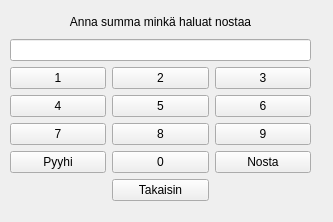
<?xml version="1.0" encoding="UTF-8"?>
<ui version="4.0">
 <class>selectAmount</class>
 <widget class="QWidget" name="selectAmount">
  <property name="geometry">
   <rect>
    <x>0</x>
    <y>0</y>
    <width>333</width>
    <height>222</height>
   </rect>
  </property>
  <property name="windowTitle">
   <string>Form</string>
  </property>
  <widget class="QWidget" name="gridLayoutWidget">
   <property name="geometry">
    <rect>
     <x>10</x>
     <y>10</y>
     <width>301</width>
     <height>191</height>
    </rect>
   </property>
   <layout class="QGridLayout" name="gridLayout">
    <item row="5" column="0">
     <widget class="QPushButton" name="N7">
      <property name="text">
       <string>7</string>
      </property>
     </widget>
    </item>
    <item row="4" column="2">
     <widget class="QPushButton" name="N6">
      <property name="text">
       <string>6</string>
      </property>
     </widget>
    </item>
    <item row="3" column="2">
     <widget class="QPushButton" name="N3">
      <property name="text">
       <string>3</string>
      </property>
     </widget>
    </item>
    <item row="3" column="0">
     <widget class="QPushButton" name="N1">
      <property name="text">
       <string>1</string>
      </property>
     </widget>
    </item>
    <item row="4" column="0">
     <widget class="QPushButton" name="N4">
      <property name="text">
       <string>4</string>
      </property>
     </widget>
    </item>
    <item row="5" column="1">
     <widget class="QPushButton" name="N8">
      <property name="text">
       <string>8</string>
      </property>
     </widget>
    </item>
    <item row="4" column="1">
     <widget class="QPushButton" name="N5">
      <property name="text">
       <string>5</string>
      </property>
     </widget>
    </item>
    <item row="5" column="2">
     <widget class="QPushButton" name="N9">
      <property name="text">
       <string>9</string>
      </property>
     </widget>
    </item>
    <item row="6" column="1">
     <widget class="QPushButton" name="N0">
      <property name="text">
       <string>0</string>
      </property>
     </widget>
    </item>
    <item row="3" column="1">
     <widget class="QPushButton" name="N2">
      <property name="text">
       <string>2</string>
      </property>
     </widget>
    </item>
    <item row="6" column="0">
     <widget class="QPushButton" name="wipe">
      <property name="text">
       <string>Pyyhi</string>
      </property>
     </widget>
    </item>
    <item row="6" column="2">
     <widget class="QPushButton" name="withdrawSa">
      <property name="text">
       <string>Nosta</string>
      </property>
     </widget>
    </item>
    <item row="7" column="1">
     <widget class="QPushButton" name="backToMs">
      <property name="text">
       <string>Takaisin</string>
      </property>
     </widget>
    </item>
    <item row="2" column="0" colspan="3">
     <widget class="QLineEdit" name="amountLe"/>
    </item>
    <item row="1" column="0" colspan="3">
     <widget class="QLabel" name="infoLabel">
      <property name="text">
       <string>Anna summa minkä haluat nostaa</string>
      </property>
      <property name="alignment">
       <set>Qt::AlignCenter</set>
      </property>
     </widget>
    </item>
   </layout>
  </widget>
 </widget>
 <resources/>
 <connections/>
</ui>
